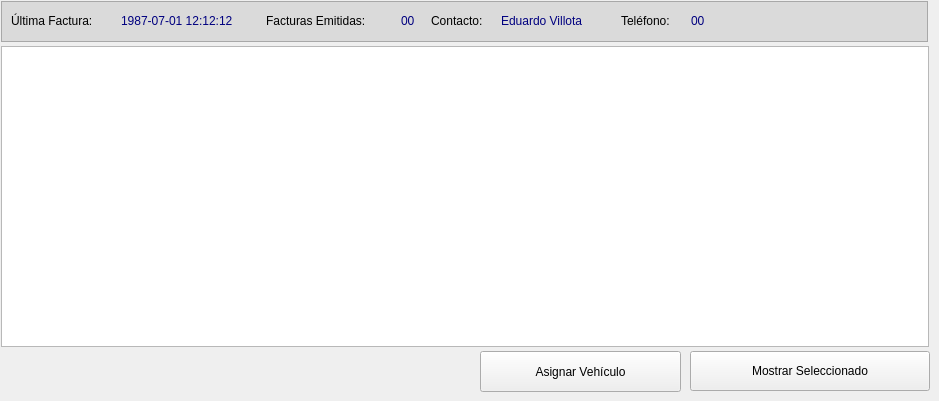
    <widget class="QWidget" name="tab_2">
     <attribute name="icon">
      <iconset resource="polaris.qrc">
       <normaloff>:/Icons/icons/stock.png</normaloff>:/Icons/icons/stock.png</iconset>
     </attribute>
     <attribute name="title">
      <string>Stoks</string>
     </attribute>
     <widget class="QPushButton" name="btn_monstrar_3">
      <property name="geometry">
       <rect>
        <x>690</x>
        <y>351</y>
        <width>240</width>
        <height>40</height>
       </rect>
      </property>
      <property name="text">
       <string>Mostrar Seleccionado</string>
      </property>
      <property name="icon">
       <iconset>
        <normalon>:/Icons/icons/apply.png</normalon>
       </iconset>
      </property>
     </widget>
     <widget class="QFrame" name="frame_4">
      <property name="geometry">
       <rect>
        <x>1</x>
        <y>1</y>
        <width>927</width>
        <height>41</height>
       </rect>
      </property>
      <property name="styleSheet">
       <string notr="true">background-color: rgb(218, 218, 218);</string>
      </property>
      <property name="frameShape">
       <enum>QFrame::StyledPanel</enum>
      </property>
      <property name="frameShadow">
       <enum>QFrame::Raised</enum>
      </property>
      <widget class="QLabel" name="lbl_ultima_facturaa">
       <property name="geometry">
        <rect>
         <x>10</x>
         <y>10</y>
         <width>111</width>
         <height>20</height>
        </rect>
       </property>
       <property name="text">
        <string>Última Factura:</string>
       </property>
      </widget>
      <widget class="QLabel" name="lbl_ultima_facturab">
       <property name="geometry">
        <rect>
         <x>120</x>
         <y>10</y>
         <width>151</width>
         <height>20</height>
        </rect>
       </property>
       <property name="toolTip">
        <string>Fecha de Registro en el sistema</string>
       </property>
       <property name="text">
        <string>&lt;html&gt;&lt;head/&gt;&lt;body&gt;&lt;p&gt;&lt;span style=&quot; color:#00007f;&quot;&gt;1987-07-01 12:12:12&lt;/span&gt;&lt;/p&gt;&lt;/body&gt;&lt;/html&gt;</string>
       </property>
      </widget>
      <widget class="QLabel" name="lbl_facturas_emitidasa">
       <property name="geometry">
        <rect>
         <x>265</x>
         <y>10</y>
         <width>130</width>
         <height>20</height>
        </rect>
       </property>
       <property name="text">
        <string>Facturas Emitidas:</string>
       </property>
      </widget>
      <widget class="QLabel" name="lbl_facturas_emitidasb">
       <property name="geometry">
        <rect>
         <x>400</x>
         <y>10</y>
         <width>40</width>
         <height>20</height>
        </rect>
       </property>
       <property name="toolTip">
        <string>Fecha de Registro en el sistema</string>
       </property>
       <property name="text">
        <string>&lt;html&gt;&lt;head/&gt;&lt;body&gt;&lt;p&gt;&lt;span style=&quot; color:#00007f;&quot;&gt;00&lt;/span&gt;&lt;/p&gt;&lt;/body&gt;&lt;/html&gt;</string>
       </property>
      </widget>
      <widget class="QLabel" name="lbl_contactoob">
       <property name="geometry">
        <rect>
         <x>500</x>
         <y>10</y>
         <width>110</width>
         <height>20</height>
        </rect>
       </property>
       <property name="toolTip">
        <string>Fecha de Registro en el sistema</string>
       </property>
       <property name="text">
        <string>&lt;html&gt;&lt;head/&gt;&lt;body&gt;&lt;p&gt;&lt;span style=&quot; color:#00007f;&quot;&gt;Eduardo Villota&lt;/span&gt;&lt;/p&gt;&lt;/body&gt;&lt;/html&gt;</string>
       </property>
      </widget>
      <widget class="QLabel" name="lbl_contactooa">
       <property name="geometry">
        <rect>
         <x>430</x>
         <y>10</y>
         <width>71</width>
         <height>20</height>
        </rect>
       </property>
       <property name="text">
        <string>Contacto:</string>
       </property>
      </widget>
      <widget class="QLabel" name="lbl_telefonoa">
       <property name="geometry">
        <rect>
         <x>620</x>
         <y>10</y>
         <width>70</width>
         <height>20</height>
        </rect>
       </property>
       <property name="text">
        <string>Teléfono:</string>
       </property>
      </widget>
      <widget class="QLabel" name="lbl_telefonob">
       <property name="geometry">
        <rect>
         <x>690</x>
         <y>10</y>
         <width>110</width>
         <height>20</height>
        </rect>
       </property>
       <property name="toolTip">
        <string>Fecha de Registro en el sistema</string>
       </property>
       <property name="text">
        <string>&lt;html&gt;&lt;head/&gt;&lt;body&gt;&lt;p&gt;&lt;span style=&quot; color:#00007f;&quot;&gt;00&lt;/span&gt;&lt;/p&gt;&lt;/body&gt;&lt;/html&gt;</string>
       </property>
      </widget>
     </widget>
     <widget class="QPushButton" name="btn_mantenimientos_4">
      <property name="geometry">
       <rect>
        <x>480</x>
        <y>351</y>
        <width>201</width>
        <height>41</height>
       </rect>
      </property>
      <property name="toolTip">
       <string>Ver mantenimientos realizados</string>
      </property>
      <property name="text">
       <string>Asignar Vehículo</string>
      </property>
      <property name="icon">
       <iconset resource="polaris.qrc">
        <normaloff>:/Icons/icons/polaris.png</normaloff>:/Icons/icons/polaris.png</iconset>
      </property>
      <property name="iconSize">
       <size>
        <width>20</width>
        <height>20</height>
       </size>
      </property>
     </widget>
     <widget class="QTableWidget" name="tbl_facturas">
      <property name="geometry">
       <rect>
        <x>1</x>
        <y>46</y>
        <width>928</width>
        <height>301</height>
       </rect>
      </property>
      <property name="toolTip">
       <string>Resultados Búsqueda</string>
      </property>
     </widget>
    </widget>
